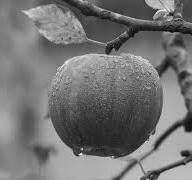
#> input picture week_1/images/image_gray.jpg, 192 x 180 px
$ jupyter execute image_intensity.ipynb
#> lines starting #> are read from the running program, lines starting #| are printed output that depends on the picture
# Image intensity
Images may be taken in lighting conditions that skew the distribution of intensities and this can be corrected using histogram equalisation. Here we will artificially darken/lighten and change the contrast on an image to showhow histogram equalisation works.

[cell 1]
import cv2
import numpy as np
import matplotlib.pyplot as plt
from os.path import join

[cell 2]
def squash_image(image, target_range=(0, 255)):
    """
    Normalize the pixel values of an image to a specific range.

    Parameters:
    - image: NumPy array representing the image.
    - target_range: Tuple representing the target range (min, max).

    Returns:
    - normalized_image: NumPy array with pixel values normalized to the target range.
    """
    # Get the min and max values of the original image
    min_val = np.min(image)
    max_val = np.max(image)

    # Calculate the scale and shift to squash the values
    scale = (target_range[1] - target_range[0]) / (max_val - min_val)
    shift = target_range[0] - min_val * scale

    # Apply the scaling and shifting
    normalized_image = image * scale + shift

    # Clip values to ensure they are within the target range
    normalized_image = np.clip(normalized_image, target_range[0], target_range[1])

    # Convert to the appropriate data type (e.g., uint8 for images with range [0, 255])
    normalized_image = normalized_image.astype(np.uint8)

    return normalized_image


def set_contrast(image, contrast_factor):
    """
    Adjust the contrast of an image.

    Parameters:
    - image: NumPy array representing the image.
    - contrast_factor: Float value where 1.0 means no change, less than 1.0 decreases contrast,
      and greater than 1.0 increases contrast.

    Returns:
    - contrast_image: NumPy array with adjusted contrast.
    """
    # Calculate the mean pixel value
    mean = np.mean(image)

    # Adjust contrast
    contrast_image = (image - mean) * contrast_factor + mean

    # Clip values to ensure they are within the valid range
    contrast_image = np.clip(contrast_image, 0, 255)

    # Convert to the appropriate data type (e.g., uint8 for images with range [0, 255])
    contrast_image = contrast_image.astype(np.uint8)

    return contrast_image

First we load an image as a grayscale image

[cell 3]
image_path_gray = join('images', 'image_gray.jpg')
image_gray = cv2.imread(image_path_gray, cv2.IMREAD_GRAYSCALE)
#> image_gray is the input picture: shape (180, 192); min 2, max 243, mean 116.2

[cell 4]
dark_image = squash_image(image_gray, target_range=(0, 50))
#> in squash_image, `min_val = np.min(image)`: min_val = 2
#> in squash_image, `max_val = np.max(image)`: max_val = 243
#> in squash_image, `scale = (target_range[1] - target_range[0]) / (max_val - min_val)`: scale = 0.207
#> in squash_image, `shift = target_range[0] - min_val * scale`: shift = -0.415
#> in squash_image, `normalized_image = normalized_image.astype(np.uint8)`:
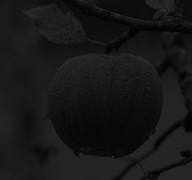
#> normalized_image: shape (180, 192); min 0, max 50, mean 23.2
bright_image = squash_image(image_gray, target_range=(200, 255))
#> call 2 of squash_image, with target_range = (200, 255)
#> in squash_image (call 2), `scale = (target_range[1] - target_range[0]) / (max_val - min_val)`: scale = 0.228
#> in squash_image (call 2), `shift = target_range[0] - min_val * scale`: shift = 199.5
#> in squash_image (call 2), `normalized_image = image * scale + shift`:
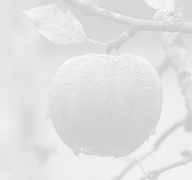
#> normalized_image: shape (180, 192) float64; min 200, max 255, mean 226.1
low_contrast_image = set_contrast(image_gray, contrast_factor=0.5)
#> in set_contrast, `mean = np.mean(image)`: mean = 116.2
#> in set_contrast, `contrast_image = (image - mean) * contrast_factor + mean`:
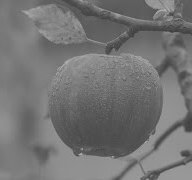
#> contrast_image: shape (180, 192) float64; min 59.12, max 179.6, mean 116.2
high_constrast_image = set_contrast(image_gray, contrast_factor=1.5)
#> call 2 of set_contrast, with contrast_factor = 1.5
#> in set_contrast (call 2), `contrast_image = np.clip(contrast_image, 0, 255)`:
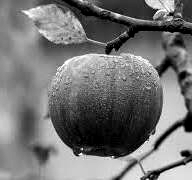
#> contrast_image: shape (180, 192) float64; min 0, max 255, mean 116.5

[cell 5]
def histogram_equalisation(gray_image):
    # Calculate the histogram
    hist, bins = np.histogram(gray_image.flatten(), 256, [0, 256])

    # Calculate the cumulative distribution function (CDF)
    cdf = hist.cumsum()
    cdf_normalized = cdf / cdf.max()

    # Mask all pixels with value 0 and apply histogram equalization
    cdf_m = np.ma.masked_equal(cdf_normalized, 0)
    cdf_m = (cdf_m - cdf_m.min()) * 256 / (cdf_m.max() - cdf_m.min())
    cdf = np.ma.filled(cdf_m, 0).astype('uint8')

    # Apply the CDF to get the equalized image
    image_equalised = cdf[gray_image]

    return image_equalised

[cell 6]
def display_image_hist_and_cdf(image_gray, name=''):

    # Create a figure with three subplots
    fig, ax = plt.subplots(1, 3, figsize=(18, 6))

    # Display the equalized image
    ax[0].imshow(image_gray, cmap='gray', vmin=0, vmax=255)
    ax[0].set_title(f'Histogram Equalized Image {name}')
    ax[0].axis('off')  # Hide axes

    # Plot the histogram
    hist, bins = np.histogram(image_gray.flatten(), 256, [0, 256])
    ax[1].bar(range(256), hist, color='gray', width=1)
    ax[1].set_title('Histogram')
    ax[1].set_xlim([0, 255])
    ax[1].set_xlabel('Pixel Intensity')
    ax[1].set_ylabel('Frequency')

    # Plot the CDF
    cdf = hist.cumsum()
    cdf_normalized = cdf / cdf.max()
    ax[2].plot(cdf_normalized, color='blue')
    ax[2].set_title('Cumulative Distribution Function (CDF)')
    ax[2].set_xlim([0, 255])
    # ax[2].set_ylim([0, 1])
    ax[2].set_xlabel('Pixel Intensity')
    ax[2].set_ylabel('Cumulative Probability')

    plt.tight_layout()
    plt.show()

[cell 7]
image_equalised = histogram_equalisation(image_gray)
#> in histogram_equalisation, `hist, bins = np.histogram(gray_image.flatten(), 256, [0, 256])`: hist = 256 values, max 462 at index 174, min 0 at index 0, mean 135; bins = 257 values from 0 to 256
#> in histogram_equalisation, `cdf = hist.cumsum()`: cdf = 256 values from 0 to 34560
#> in histogram_equalisation, `cdf_normalized = cdf / cdf.max()`: cdf_normalized = 256 values from 0 to 1
#> in histogram_equalisation, `cdf = np.ma.filled(cdf_m, 0).astype('uint8')`: cdf = 256 values, max 255 at index 201, min 0 at index 0, mean 126.3
#> in histogram_equalisation, `image_equalised = cdf[gray_image]`:
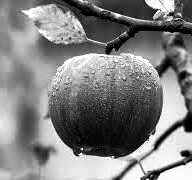
#> image_equalised: shape (180, 192); min 0, max 255, mean 128.4
display_image_hist_and_cdf(image_gray, 'before processing')
#> in display_image_hist_and_cdf, `hist, bins = np.histogram(image_gray.flatten(), 256, [0, 256])`: bins = 257 values from 0 to 256
#> in display_image_hist_and_cdf, `cdf = hist.cumsum()`: cdf = 256 values from 0 to 34560
#> in display_image_hist_and_cdf, `cdf_normalized = cdf / cdf.max()`: cdf_normalized = 256 values from 0 to 1
#> in display_image_hist_and_cdf, `plt.show()`:
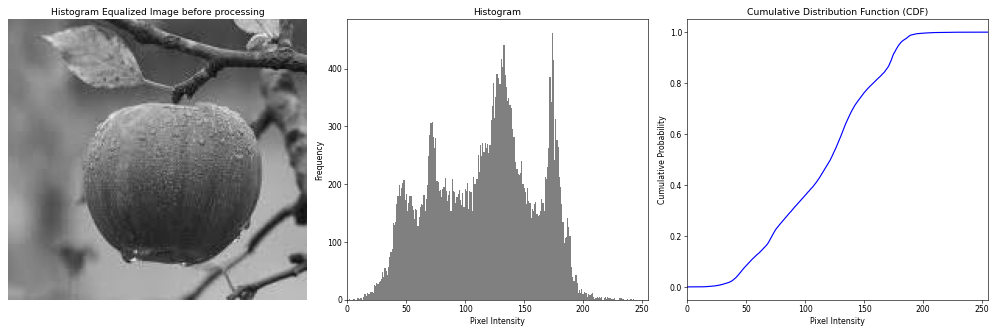
#> figure drawn by matplotlib, 3 panels; panel 2: tallest bar 462 high, from x = 173.5 to 174.5; panel 3: curve peaks at x = 243, y = 1
display_image_hist_and_cdf(image_equalised, name='after processing')
#> call 2 of display_image_hist_and_cdf, with name = 'after processing'
#> in display_image_hist_and_cdf (call 2), `hist, bins = np.histogram(image_gray.flatten(), 256, [0, 256])`: hist = 256 values, max 462 at index 231, min 0 at index 12, mean 135
#> in display_image_hist_and_cdf (call 2), `cdf = hist.cumsum()`: cdf = 256 values from 128 to 34560
#> in display_image_hist_and_cdf (call 2), `cdf_normalized = cdf / cdf.max()`: cdf_normalized = 256 values from 0.0037 to 1
#> in display_image_hist_and_cdf (call 2), `plt.show()`:
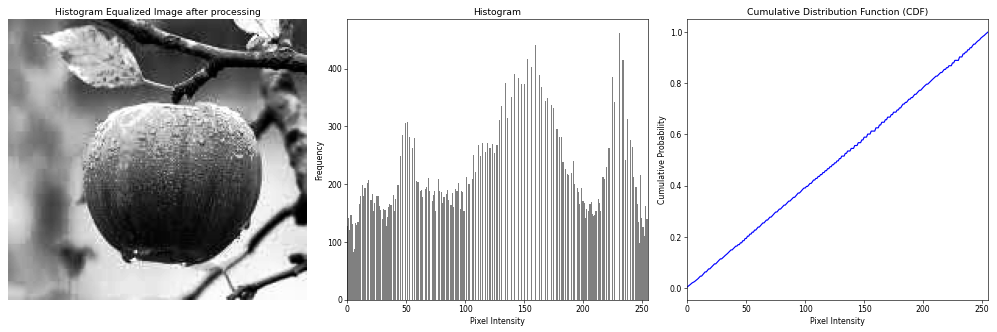
#> figure drawn by matplotlib, 3 panels; panel 2: tallest bar 462 high, from x = 230.5 to 231.5; panel 3: curve peaks at x = 255, y = 1

Now using all the available images

[cell 8]
for img, name in zip((dark_image, bright_image, low_contrast_image, high_constrast_image),( 'Dark', 'Bright', 'Low contrast', 'High contrast')):
    display_image_hist_and_cdf(img, name = name+' before processing')
    img_equalised = histogram_equalisation(img)
    display_image_hist_and_cdf(img_equalised, name=name+' after processing')
#> this loop made 4 passes
#> name on passes 1 to 4: 'Dark', 'Bright', 'Low contrast', 'High contrast'
#> pass 1, in display_image_hist_and_cdf (call 3), `plt.show()`:
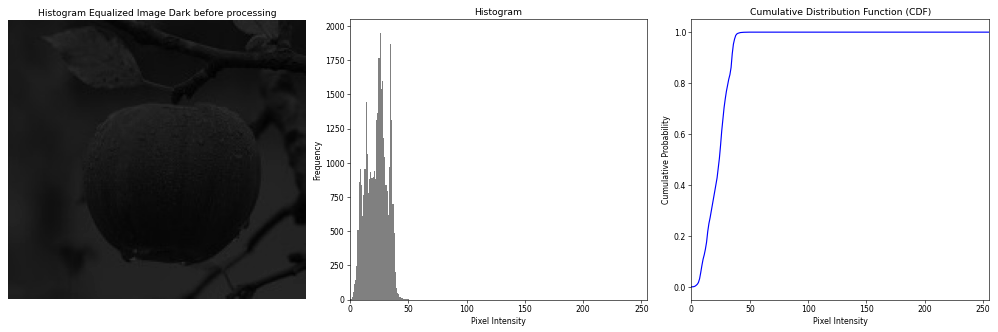
#> figure drawn by matplotlib, 3 panels; panel 2: tallest bar 1950 high, from x = 25.5 to 26.5; panel 3: curve peaks at x = 50, y = 1
#> pass 1, in display_image_hist_and_cdf (call 4), `plt.show()`:
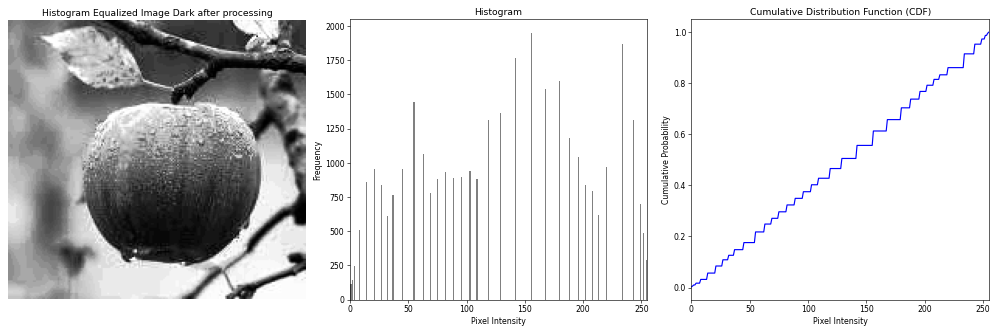
#> figure drawn by matplotlib, 3 panels; panel 2: tallest bar 1950 high, from x = 155.5 to 156.5; panel 3: curve peaks at x = 255, y = 1
#> pass 2, in display_image_hist_and_cdf (call 6), `plt.show()`:
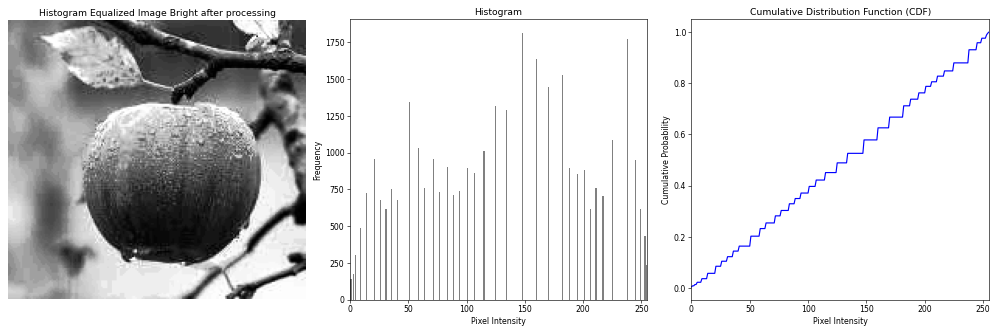
#> figure drawn by matplotlib, 3 panels; panel 2: tallest bar 1814 high, from x = 147.5 to 148.5; panel 3: curve peaks at x = 255, y = 1
